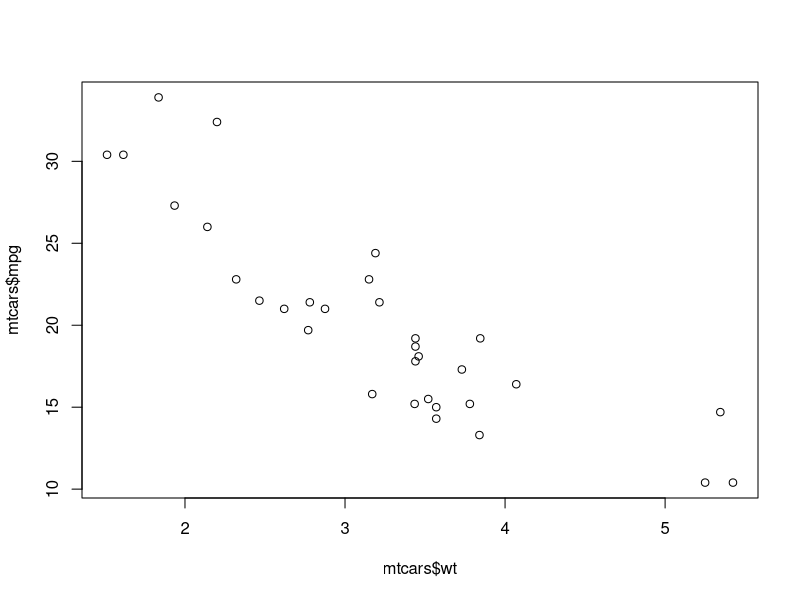

The R source for this figure:
# view the first rows of mtcars dataset
head(mtcars)

# calculate the average mpg among all cars, save it as variable
mean_mpg <- mean(mtcars$mpg)

#print the mean mpg
mean_mpg


#plot wt vs mpg
plot(mtcars$wt, mtcars$mpg)

##this is a comment